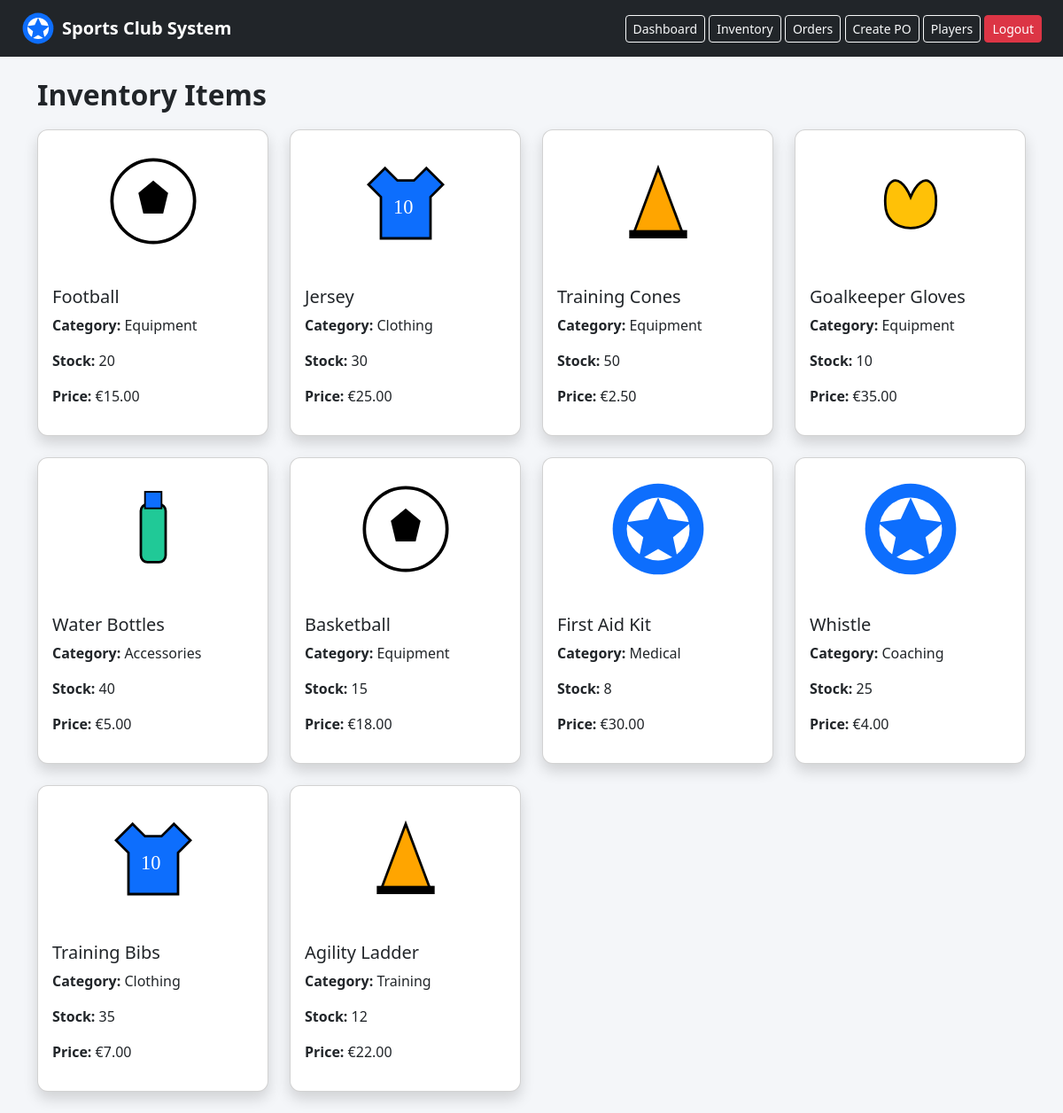
Before: /items (signed in) with the older database file.
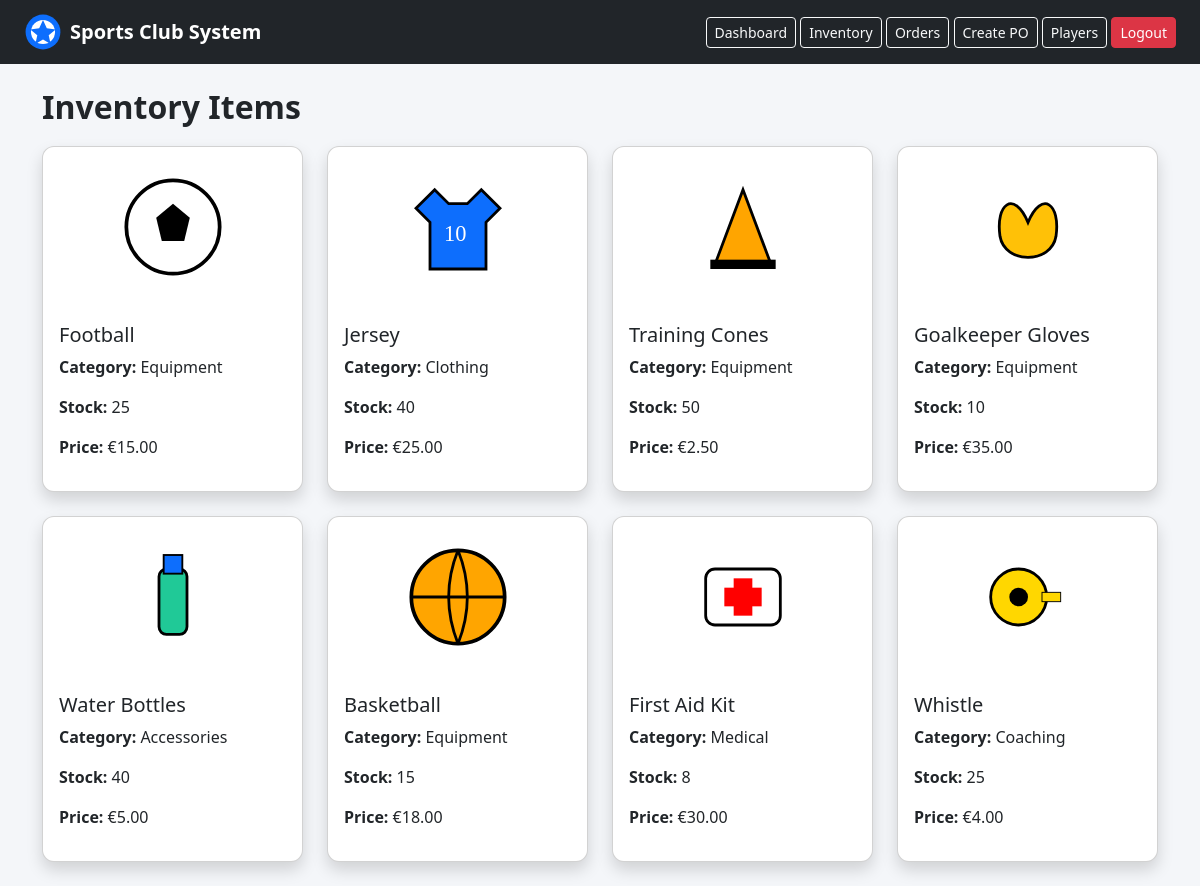
After: the same page with the newer database file.
### app.py (models this page shows)
class Item(db.Model):
    id = db.Column(db.Integer, primary_key=True)
    name = db.Column(db.String(100), nullable=False)
    category = db.Column(db.String(100), nullable=False)
    quantity = db.Column(db.Integer, default=0)
    price = db.Column(db.Float, default=0.0)
    image = db.Column(db.String(100), default="sports_logo.svg")

### app.py (the view)
@app.route("/items")
@login_required
def items():
    return render_template("items.html", items=Item.query.all())

### app.py (called while the page is built)
@login_manager.user_loader
def load_user(user_id):
    return User.query.get(int(user_id))

### templates/items.html
{% extends "base.html" %}
{% block content %}
<h2>Inventory Items</h2>
<div class="row">
    {% for item in items %}
    <div class="col-md-3 mb-4">
        <div class="card shadow h-100">
            <img src="{{ url_for('static', filename='images/' + item.image) }}" class="card-img-top p-4"
                style="height:160px; object-fit:contain;">
            <div class="card-body">
                <h5>{{ item.name }}</h5>
                <p><strong>Category:</strong> {{ item.category }}</p>
                <p><strong>Stock:</strong> {{ item.quantity }}</p>
                <p><strong>Price:</strong> €{{ "%.2f"|format(item.price) }}</p>
            </div>
        </div>
    </div>
    {% endfor %}
</div>
{% endblock %}

### templates/base.html (shortened to what this page needs)
<!DOCTYPE html>
<html>
<head>
    <link href="https://cdn.jsdelivr.net/npm/bootstrap@5.3.3/dist/css/bootstrap.min.css" rel="stylesheet">
    <link href="{{ url_for('static', filename='css/style.css') }}" rel="stylesheet">
</head>
<body>
    <nav class="navbar navbar-expand-lg navbar-dark bg-dark px-4">
        <a class="navbar-brand d-flex align-items-center" href="{{ url_for('dashboard') }}">
            <img src="{{ url_for('static', filename='images/sports_logo.svg') }}" width="38" class="me-2">
            Sports Club System
        </a>
        {% if current_user.is_authenticated %}
        <div class="ms-auto">
            <a class="btn btn-outline-light btn-sm" href="{{ url_for('dashboard') }}">Dashboard</a>
            <a class="btn btn-outline-light btn-sm" href="{{ url_for('items') }}">Inventory</a>
            <a class="btn btn-outline-light btn-sm" href="{{ url_for('orders') }}">Orders</a>
            <a class="btn btn-outline-light btn-sm" href="{{ url_for('create_order') }}">Create PO</a>
            <a class="btn btn-outline-light btn-sm" href="{{ url_for('players') }}">Players</a>
            <a class="btn btn-danger btn-sm" href="{{ url_for('logout') }}">Logout</a>
        </div>
        {% endif %}
    </nav>
    <div class="container mt-4">
        {% block content %}{% endblock %}
    </div>
</body>
</html>

### static/css/style.css (style rules this page uses)
body { background-color: #f4f6f9; }
.navbar-brand { font-weight: bold; }
.card { border-radius: 12px; }
h2 { font-weight: bold; margin-bottom: 20px; }

Changed rows visible on the page:
removed Item: image (picture), name "Training Bibs", category "Clothing", quantity "35", price "7.00"
removed Item: image (picture), name "Agility Ladder", category "Training", quantity "12", price "22.00"
changed Item "Football": quantity "20" → "25"
changed Item "Jersey": quantity "30" → "40"
changed Item "Basketball": image: a different picture
changed Item "First Aid Kit": image: a different picture
changed Item "Whistle": image: a different picture
